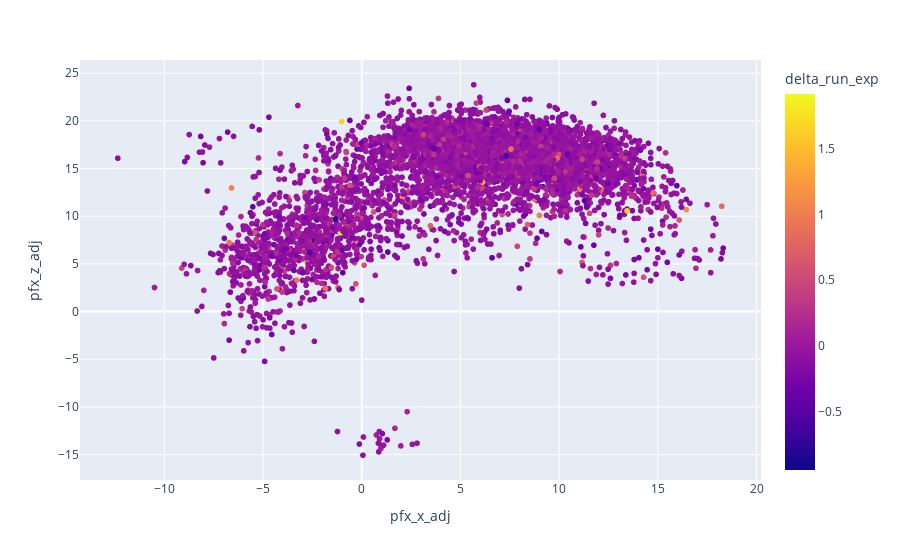

The notebook cell this image was saved under:
### Code cell
px.scatter(rhp_grouped, x='pfx_x_adj', y='pfx_z_adj', color='delta_run_exp', hover_data=['player_name', 'pitch_type', 'active_spin', 'release_speed', 'hit_team'])

### Figure 1 — Plotly figure (JSON) as saved in the notebook; plotly's stock layout.template omitted (floating-point values rounded to 4 significant figures; data arrays with more than 128 entries replaced by an {"elided": "..."} marker saying what was removed)
{"data": [{"customdata": {"elided": "5523x5 mixed values"}, "hovertemplate": "pfx_x_adj=%{x}<br>pfx_z_adj=%{y}<br>player_name=%{customdata[0]}<br>pitch_type=%{customdata[1]}<br>active_spin=%{customdata[2]}<br>release_speed=%{customdata[3]}<br>hit_team=%{customdata[4]}<br>delta_run_exp=%{marker.color}<extra></extra>", "legendgroup": "", "marker": {"color": {"elided": "5523 float values"}, "coloraxis": "coloraxis", "symbol": "circle"}, "mode": "markers", "name": "", "showlegend": false, "type": "scattergl", "x": {"elided": "5523 float values"}, "xaxis": "x", "y": {"elided": "5523 float values"}, "yaxis": "y"}], "layout": {"coloraxis": {"colorbar": {"title": {"text": "delta_run_exp"}}, "colorscale": [[0, "#0d0887"], [0.1111, "#46039f"], [0.2222, "#7201a8"], [0.3333, "#9c179e"], [0.4444, "#bd3786"], [0.5556, "#d8576b"], [0.6667, "#ed7953"], [0.7778, "#fb9f3a"], [0.8889, "#fdca26"], [1, "#f0f921"]]}, "legend": {"tracegroupgap": 0}, "margin": {"t": 60}, "xaxis": {"anchor": "y", "domain": [0, 1], "title": {"text": "pfx_x_adj"}}, "yaxis": {"anchor": "x", "domain": [0, 1], "title": {"text": "pfx_z_adj"}}}}
